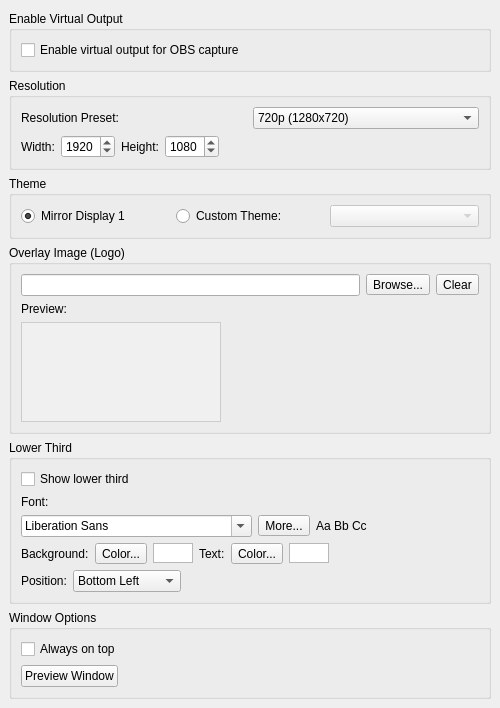
<?xml version="1.0" encoding="UTF-8"?>
<ui version="4.0">
 <class>VirtualOutputSettingWidget</class>
 <widget class="QWidget" name="VirtualOutputSettingWidget">
  <property name="geometry">
   <rect>
    <x>0</x>
    <y>0</y>
    <width>500</width>
    <height>700</height>
   </rect>
  </property>
  <property name="windowTitle">
   <string>Virtual Output Settings</string>
  </property>
  <layout class="QVBoxLayout" name="verticalLayout">
   <property name="leftMargin">
    <number>9</number>
   </property>
   <property name="rightMargin">
    <number>9</number>
   </property>
   <property name="bottomMargin">
    <number>9</number>
   </property>
   <item>
    <widget class="QGroupBox" name="groupBoxEnable">
     <property name="title">
      <string>Enable Virtual Output</string>
     </property>
     <layout class="QHBoxLayout" name="horizontalLayoutEnable">
      <item>
       <widget class="QCheckBox" name="checkBoxEnable">
        <property name="toolTip">
         <string>Enable the virtual output window for OBS capture</string>
        </property>
        <property name="text">
         <string>Enable virtual output for OBS capture</string>
        </property>
       </widget>
      </item>
     </layout>
    </widget>
   </item>
   <item>
    <widget class="QGroupBox" name="groupBoxResolution">
     <property name="title">
      <string>Resolution</string>
     </property>
     <layout class="QVBoxLayout" name="verticalLayoutResolution">
      <item>
       <layout class="QHBoxLayout" name="horizontalLayoutResolution">
        <item>
         <widget class="QLabel" name="labelResolution">
          <property name="text">
           <string>Resolution Preset:</string>
          </property>
         </widget>
        </item>
        <item>
         <widget class="QComboBox" name="comboBoxResolution">
          <property name="toolTip">
           <string>Select output resolution preset</string>
          </property>
          <item>
           <property name="text">
            <string>720p (1280x720)</string>
           </property>
          </item>
          <item>
           <property name="text">
            <string>1080p (1920x1080)</string>
           </property>
          </item>
          <item>
           <property name="text">
            <string>1440p (2560x1440)</string>
           </property>
          </item>
          <item>
           <property name="text">
            <string>Custom</string>
           </property>
          </item>
         </widget>
        </item>
       </layout>
      </item>
      <item>
       <layout class="QHBoxLayout" name="horizontalLayoutCustomResolution">
        <item>
         <widget class="QLabel" name="labelWidth">
          <property name="text">
           <string>Width:</string>
          </property>
         </widget>
        </item>
        <item>
         <widget class="QSpinBox" name="spinBoxWidth">
          <property name="toolTip">
           <string>Custom width in pixels</string>
          </property>
          <property name="minimum">
           <number>320</number>
          </property>
          <property name="maximum">
           <number>7680</number>
          </property>
          <property name="value">
           <number>1920</number>
          </property>
         </widget>
        </item>
        <item>
         <widget class="QLabel" name="labelHeight">
          <property name="text">
           <string>Height:</string>
          </property>
         </widget>
        </item>
        <item>
         <widget class="QSpinBox" name="spinBoxHeight">
          <property name="toolTip">
           <string>Custom height in pixels</string>
          </property>
          <property name="minimum">
           <number>240</number>
          </property>
          <property name="maximum">
           <number>4320</number>
          </property>
          <property name="value">
           <number>1080</number>
          </property>
         </widget>
        </item>
        <item>
         <spacer name="horizontalSpacerResolution">
          <property name="orientation">
           <enum>Qt::Horizontal</enum>
          </property>
          <property name="sizeHint" stdset="0">
           <size>
            <width>40</width>
            <height>20</height>
           </size>
          </property>
         </spacer>
        </item>
       </layout>
      </item>
     </layout>
    </widget>
   </item>
   <item>
    <widget class="QGroupBox" name="groupBoxTheme">
     <property name="title">
      <string>Theme</string>
     </property>
     <layout class="QVBoxLayout" name="verticalLayoutTheme">
      <item>
       <layout class="QHBoxLayout" name="horizontalLayoutThemeSource">
        <item>
         <widget class="QRadioButton" name="radioButtonMirrorDisplay1">
          <property name="toolTip">
           <string>Mirror the theme settings from Display 1</string>
          </property>
          <property name="text">
           <string>Mirror Display 1</string>
          </property>
          <property name="checked">
           <bool>true</bool>
          </property>
         </widget>
        </item>
        <item>
         <widget class="QRadioButton" name="radioButtonCustomTheme">
          <property name="toolTip">
           <string>Use a custom theme for virtual output</string>
          </property>
          <property name="text">
           <string>Custom Theme:</string>
          </property>
         </widget>
        </item>
        <item>
         <widget class="QComboBox" name="comboBoxTheme">
          <property name="toolTip">
           <string>Select a custom theme for virtual output</string>
          </property>
          <property name="enabled">
           <bool>false</bool>
          </property>
         </widget>
        </item>
       </layout>
      </item>
     </layout>
    </widget>
   </item>
   <item>
    <widget class="QGroupBox" name="groupBoxOverlay">
     <property name="title">
      <string>Overlay Image (Logo)</string>
     </property>
     <layout class="QVBoxLayout" name="verticalLayoutOverlay">
      <item>
       <layout class="QHBoxLayout" name="horizontalLayoutOverlay">
        <item>
         <widget class="QLineEdit" name="lineEditOverlayPath">
          <property name="readOnly">
           <bool>true</bool>
          </property>
          <property name="toolTip">
           <string>Path to overlay image file</string>
          </property>
         </widget>
        </item>
        <item>
         <widget class="QToolButton" name="toolButtonBrowseOverlay">
          <property name="text">
           <string>Browse...</string>
          </property>
         </widget>
        </item>
        <item>
         <widget class="QToolButton" name="toolButtonClearOverlay">
          <property name="text">
           <string>Clear</string>
          </property>
         </widget>
        </item>
       </layout>
      </item>
      <item>
       <widget class="QLabel" name="labelOverlayPreview">
        <property name="text">
         <string>Preview:</string>
        </property>
       </widget>
      </item>
      <item>
       <widget class="QLabel" name="labelOverlayImage">
        <property name="minimumSize">
         <size>
          <width>200</width>
          <height>100</height>
         </size>
        </property>
        <property name="maximumSize">
         <size>
          <width>200</width>
          <height>100</height>
         </size>
        </property>
        <property name="styleSheet">
         <string notr="true">border: 1px solid #ccc; background-color: #f0f0f0;</string>
        </property>
        <property name="scaledContents">
         <bool>true</bool>
        </property>
        <property name="alignment">
         <set>Qt::AlignCenter</set>
        </property>
       </widget>
      </item>
     </layout>
    </widget>
   </item>
   <item>
    <widget class="QGroupBox" name="groupBoxLowerThird">
     <property name="title">
      <string>Lower Third</string>
     </property>
     <layout class="QVBoxLayout" name="verticalLayoutLowerThird">
      <item>
       <widget class="QCheckBox" name="checkBoxShowLowerThird">
        <property name="toolTip">
         <string>Show lower third overlay on virtual output</string>
        </property>
        <property name="text">
         <string>Show lower third</string>
        </property>
       </widget>
      </item>
      <item>
       <widget class="QLabel" name="labelLowerThirdFont">
        <property name="text">
         <string>Font:</string>
        </property>
       </widget>
      </item>
      <item>
       <layout class="QHBoxLayout" name="horizontalLayoutLowerThirdFont">
        <item>
         <widget class="QFontComboBox" name="fontComboBoxLowerThird">
          <property name="toolTip">
           <string>Select font for lower third text</string>
          </property>
          <property name="writingSystem">
           <enum>QFontDatabase::Any</enum>
          </property>
         </widget>
        </item>
        <item>
         <widget class="QToolButton" name="toolButtonLowerThirdFont">
          <property name="text">
           <string>More...</string>
          </property>
         </widget>
        </item>
        <item>
         <widget class="QLabel" name="labelLowerThirdFontPreview">
          <property name="text">
           <string>Aa Bb Cc</string>
          </property>
         </widget>
        </item>
       </layout>
      </item>
      <item>
       <layout class="QHBoxLayout" name="horizontalLayoutLowerThirdColors">
        <item>
         <widget class="QLabel" name="labelLowerThirdBgColor">
          <property name="text">
           <string>Background:</string>
          </property>
         </widget>
        </item>
        <item>
         <widget class="QToolButton" name="toolButtonLowerThirdBgColor">
          <property name="text">
           <string>Color...</string>
          </property>
         </widget>
        </item>
        <item>
         <widget class="QGraphicsView" name="graphicsViewLowerThirdBgColor">
          <property name="sizePolicy">
           <sizepolicy hsizetype="Fixed" vsizetype="Fixed">
            <horstretch>0</horstretch>
            <verstretch>0</verstretch>
           </sizepolicy>
          </property>
          <property name="minimumSize">
           <size>
            <width>40</width>
            <height>20</height>
           </size>
          </property>
          <property name="maximumSize">
           <size>
            <width>40</width>
            <height>20</height>
           </size>
          </property>
         </widget>
        </item>
        <item>
         <widget class="QLabel" name="labelLowerThirdTextColor">
          <property name="text">
           <string>Text:</string>
          </property>
         </widget>
        </item>
        <item>
         <widget class="QToolButton" name="toolButtonLowerThirdTextColor">
          <property name="text">
           <string>Color...</string>
          </property>
         </widget>
        </item>
        <item>
         <widget class="QGraphicsView" name="graphicsViewLowerThirdTextColor">
          <property name="sizePolicy">
           <sizepolicy hsizetype="Fixed" vsizetype="Fixed">
            <horstretch>0</horstretch>
            <verstretch>0</verstretch>
           </sizepolicy>
          </property>
          <property name="minimumSize">
           <size>
            <width>40</width>
            <height>20</height>
           </size>
          </property>
          <property name="maximumSize">
           <size>
            <width>40</width>
            <height>20</height>
           </size>
          </property>
         </widget>
        </item>
        <item>
         <spacer name="horizontalSpacerColors">
          <property name="orientation">
           <enum>Qt::Horizontal</enum>
          </property>
          <property name="sizeHint" stdset="0">
           <size>
            <width>40</width>
            <height>20</height>
           </size>
          </property>
         </spacer>
        </item>
       </layout>
      </item>
      <item>
       <layout class="QHBoxLayout" name="horizontalLayoutLowerThirdPosition">
        <item>
         <widget class="QLabel" name="labelLowerThirdPosition">
          <property name="text">
           <string>Position:</string>
          </property>
         </widget>
        </item>
        <item>
         <widget class="QComboBox" name="comboBoxLowerThirdPosition">
          <property name="toolTip">
           <string>Position of lower third on screen</string>
          </property>
          <item>
           <property name="text">
            <string>Bottom Left</string>
           </property>
          </item>
          <item>
           <property name="text">
            <string>Bottom Center</string>
           </property>
          </item>
          <item>
           <property name="text">
            <string>Bottom Right</string>
           </property>
          </item>
         </widget>
        </item>
        <item>
         <spacer name="horizontalSpacerPosition">
          <property name="orientation">
           <enum>Qt::Horizontal</enum>
          </property>
          <property name="sizeHint" stdset="0">
           <size>
            <width>40</width>
            <height>20</height>
           </size>
          </property>
         </spacer>
        </item>
       </layout>
      </item>
     </layout>
    </widget>
   </item>
   <item>
    <widget class="QGroupBox" name="groupBoxWindow">
     <property name="title">
      <string>Window Options</string>
     </property>
     <layout class="QVBoxLayout" name="verticalLayoutWindow">
      <item>
       <widget class="QCheckBox" name="checkBoxAlwaysOnTop">
        <property name="toolTip">
         <string>Keep virtual output window always on top</string>
        </property>
        <property name="text">
         <string>Always on top</string>
        </property>
       </widget>
      </item>
      <item>
       <layout class="QHBoxLayout" name="horizontalLayoutPreview">
        <item>
         <widget class="QPushButton" name="pushButtonPreview">
          <property name="toolTip">
           <string>Preview the virtual output window</string>
          </property>
          <property name="text">
           <string>Preview Window</string>
          </property>
         </widget>
        </item>
        <item>
         <spacer name="horizontalSpacerPreview">
          <property name="orientation">
           <enum>Qt::Horizontal</enum>
          </property>
          <property name="sizeHint" stdset="0">
           <size>
            <width>40</width>
            <height>20</height>
           </size>
          </property>
         </spacer>
        </item>
       </layout>
      </item>
     </layout>
    </widget>
   </item>
   <item>
    <spacer name="verticalSpacer">
     <property name="orientation">
      <enum>Qt::Vertical</enum>
     </property>
     <property name="sizeHint" stdset="0">
      <size>
       <width>20</width>
       <height>40</height>
      </size>
     </property>
    </spacer>
   </item>
  </layout>
 </widget>
 <resources/>
 <connections/>
</ui>
